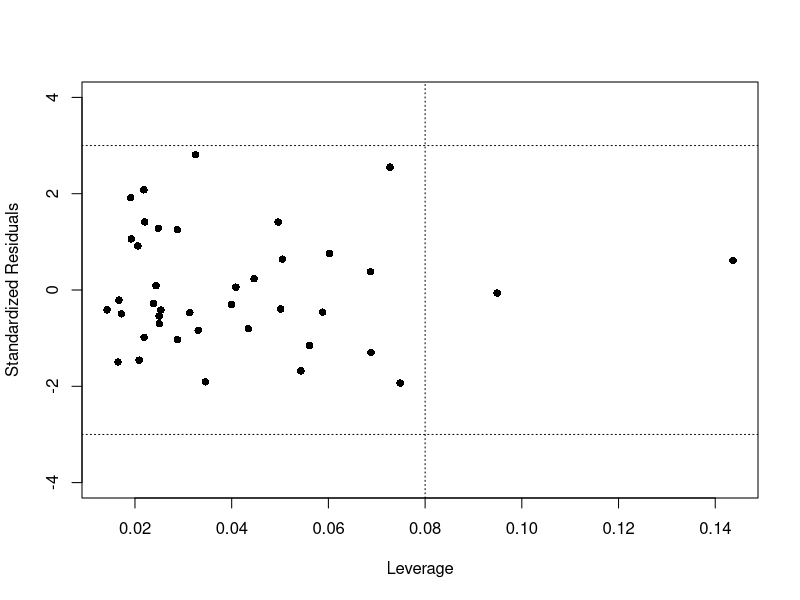

This chart was generated by the following R code:

library(car)

# we read the data
houses <- read.csv("Boston_100.csv", header=TRUE)

# we fit the model and display results (Questions 1, 2, 3 and 4)
model <- lm(tax ~ zn + indus + radial, data = houses)
anova(model)
summary(model)
vif(model)

# we save some constants that will be useful later
n <- length(houses[,1])
k <- length(model$coefficients) - 1

# Question 5
sort(abs(summary(model)$residuals/summary(model)$sigma), decreasing = TRUE)[1:5]

# Question 6
sort(hatvalues(model), decreasing = TRUE)[1:5]

# Question 7
plot(hatvalues(model), summary(model)$residuals/summary(model)$sigma,
     ylim=c(-4,4), pch = 16, xlab = "Leverage", ylab = "Standardized Residuals")
h_ii_cutoff <- 2*(k+1)/n
abline(v=h_ii_cutoff, lty = 3)
abline(h=-3, lty = 3)
abline(h=3, lty = 3)

# Question 8
sort(cooks.distance(model), decreasing = TRUE)[1:5]

# Question 9
model2 <- lm(tax ~ zn + indus + radial, data = houses[-11,])
anova(model2)
summary(model2)
vif(model2)